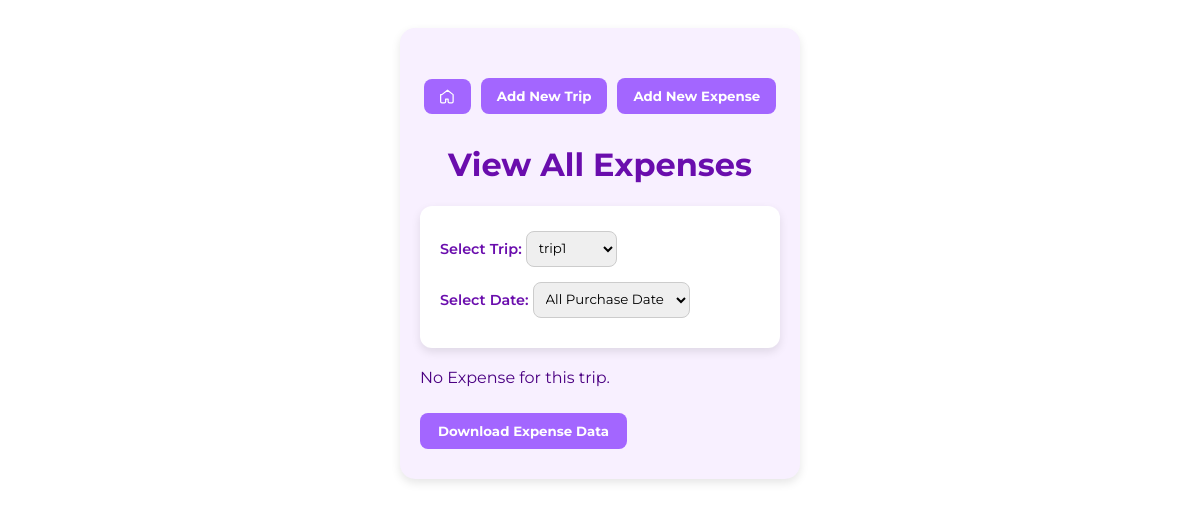
The app's page /viewExpense?trip_id=1, older data.
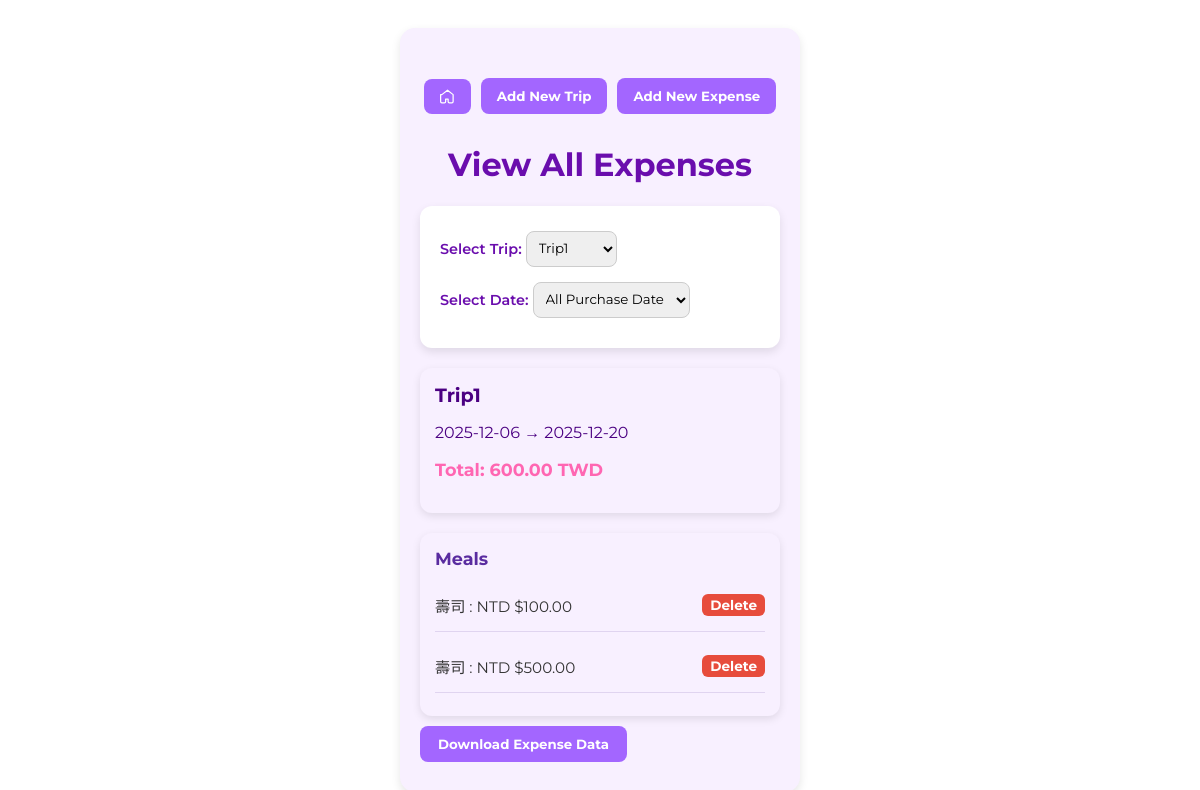
The same page, newer data.
### tables this page shows
CREATE TABLE trips (
                id INTEGER PRIMARY KEY,
                trip_name TEXT UNIQUE,
                start_date TEXT,
                end_date TEXT
            );

CREATE TABLE expenses (
                     id INTEGER PRIMARY KEY, 
                     purchase_date TEXT,
                     currency_id INTEGER,
                     method_id INTEGER, 
                     category_id INTEGER,
                     trip_id INTEGER,
                     item TEXT, 
                     amount REAL, 
                     FOREIGN KEY(currency_id) REFERENCES currensies(id),
                     FOREIGN KEY(method_id) REFERENCES paymentMethods(id),
                     FOREIGN KEY(category_id) REFERENCES categories(id),
                     FOREIGN KEY(trip_id) REFERENCES trips(id)
                    );

CREATE TABLE categories (
                id INTEGER PRIMARY KEY,
                cat_name TEXT UNIQUE,
                order_index INTEGER
            );

CREATE TABLE currencies (
                     id INTEGER PRIMARY KEY, 
                     code TEXT UNIQUE, 
                     currency_name TEXT,
                     symbol TEXT,
                     is_base INTEGER DEFAULT 0
                    );

### app.py (the view)
@app.route('/viewExpense')
def viewExpense():
    trips = []
    trip = None
    expenses = []
    grouped_expenses = {}
    total_in_base = 0
    modal_message = ""
    trip_id = request.args.get('trip_id', type=int)
    selected_date = request.args.get('purchase_date')  # string like "2025-12-19"
    try:
        with sqlite3.connect(DB_FILE) as conn:
            c = conn.cursor()
            c.execute('SELECT id, trip_name FROM trips ORDER BY start_date')
            trips = [{'id': r[0], 'trip_name': r[1]} for r in c.fetchall()]
            dates = []
            if trip_id:
                c.execute('''
                    SELECT DISTINCT purchase_date
                    FROM expenses
                    WHERE trip_id = ?
                    ORDER BY purchase_date
                ''', (trip_id,))
                dates = [r[0] for r in c.fetchall()]
            if trip_id:
                c.execute('''
                        SELECT id, trip_name, start_date, end_date
                        FROM trips
                        WHERE id = ?
                    ''', (trip_id,))
                row = c.fetchone()
                if row:
                    trip = {
                        'id': row[0],
                        'trip_name': row[1],
                        'start_date': row[2],
                        'end_date': row[3]
                    }
                else:
                    modal_message = "Trip not found."
                    trip_id = None  # prevent further queries
            if trip_id:
                query = '''
                    SELECT e.id, c.cat_name, e.item, e.amount, cu.code, cu.symbol, r.rate_to_base
                    FROM expenses e
                    JOIN categories c ON e.category_id = c.id
                    JOIN currencies cu ON e.currency_id = cu.id
                    JOIN exchange_rates r ON e.currency_id = r.currency_id
                    WHERE e.trip_id = ?
                '''
                params = [trip_id]
                if selected_date:
                    query += ' AND e.purchase_date = ?'
                    params.append(selected_date)
                query += ' ORDER BY c.order_index'
                c.execute(query, params)
                rows = c.fetchall()
                for e in rows:
                    expense = {
                        'id': e[0],
                        'category': e[1],
                        'item': e[2],
                        'amount': e[3],
                        'code': e[4],
                        'symbol': e[5]
                    }
                    expenses.append(expense)
                    grouped_expenses.setdefault(e[1], []).append(expense)
                    total_in_base += e[3] * e[6]  # sum in base currency
    except sqlite3.DatabaseError:
        modal_message = "Database error occurred."
    return render_template(
        'viewExpense.html',
        trips=trips,
        trip=trip,
        selected_trip=trip_id,
        dates=dates,
        selected_date=selected_date,
        expenses=expenses,
        grouped_expenses=grouped_expenses,
        total_in_base=total_in_base,
        modal_message=modal_message
    )

### templates/viewExpense.html (shortened to what this page needs)
<!DOCTYPE html>
<html lang="en">
<head>
    <link rel="stylesheet" href="{{ url_for('static', filename='style.css') }}">
</head>
<body>
    <div class="container">
        <div class="button-row">
            <a href="{{ url_for('index') }}">
                <button class="btn btn-home">
                    <svg xmlns="http://www.w3.org/2000/svg" class="icon" fill="none" viewBox="0 0 24 24" stroke="currentColor">
                        <path stroke-linecap="round" stroke-linejoin="round" stroke-width="2"
                            d="M3 9l9-7 9 7v11a2 2 0 0 1-2 2h-4a2 2 0 0 1-2-2v-4H9v4a2 2 0 0 1-2 2H3a2 2 0 0 1-2-2V9z"/>
                    </svg>
                </button>
            </a>
            <a href="{{ url_for('tripSelection') }}">
                <button type="button" class="btn btn-equal">Add New Trip</button>
            </a>
            <a href="{{ url_for('newExpense', trip_id=trip.id) }}">
                <button type="button" class="btn btn-equal">Add New Expense</button>
            </a>
        </div>
        <h1>View All Expenses</h1>
        <form method="GET" class="form-box">
            <label>
                Select Trip:
                <select name="trip_id" onchange="this.form.submit()">
                    {% for trip in trips %}
                        <option value="{{ trip.id }}" {% if selected_trip == trip.id %}selected{% endif %}>
                        {{ trip.trip_name }}
                        </option>
                    {% endfor %}
                </select>
            </label>
            <label>
                    Select Date:
                    <select name="purchase_date" onchange="this.form.submit()">
                        <option value="">All Purchase Date</option>
                    </select>
                </label>
        </form>
        {% if trip %}
        <div class="category-card" style="margin-bottom: 20px;">
            <h3 class="trip-name">{{ trip.trip_name|title }}</h3>
            <p class="trip-date">
                {{ trip.start_date }} → {{ trip.end_date }}
            </p>
            <p class="trip-total">
                Total: {{ "%.2f"|format(total_in_base) }} TWD
            </p>
        </div>
        {% endif %}
        {% if grouped_expenses %}
            <div class="categories-container">
                {% for cat, expenses in grouped_expenses.items() %}
                    <div class="category-card">
                        <h3 class="category-title">{{ cat|capitalize }}</h3>
                        <ul class="expense-list">
                            {% for e in expenses %}
                                <li class="expense-row">
                                    <span class="expense-text">
                                        {{ e.item|capitalize }} : {{ e.code }} {{ e.symbol }}{{ "%.2f"|format(e.amount) }}
                                    </span>
                                    <button type="button"
                                            class="btn btn-delete-expense btn-small"
                                            data-id="{{ e.id }}"
                                            data-item="{{ e.item }}">
                                        Delete
                                    </button>
                                </li>
                            {% endfor %}
                        </ul>
                    </div>
                {% endfor %}
            </div>
        {% else %}
            <p>No Expense for this trip.</p>
        {% endif %}
        <a href="{{ url_for('downloadBackup') }}">
        <button type="button" class="btn">
            Download Expense Data
        </button>
        </a>
    </div>
</body>
</html>

Row changes from the older to the newer data that the page shows:
now on this page (row edited): trips: trip_name "Trip1", start_date "2025-12-06", end_date "2025-12-20"
now on this page (row edited): expenses: cat_name "Meals", item "壽司", code "NTD", symbol "$", amount "100.00"
now on this page (row edited): expenses: item "壽司", code "NTD", symbol "$", amount "500.00", shown under "Meals"
Text that changed along with them:
form field trip_id: "trip1" → "Trip1"
{{ "%.2f"|format(total_in_base) }}: (not shown) → "600.00"
text no longer shown: "No Expense for this trip."
text now shown: "→ Total: TWD"
